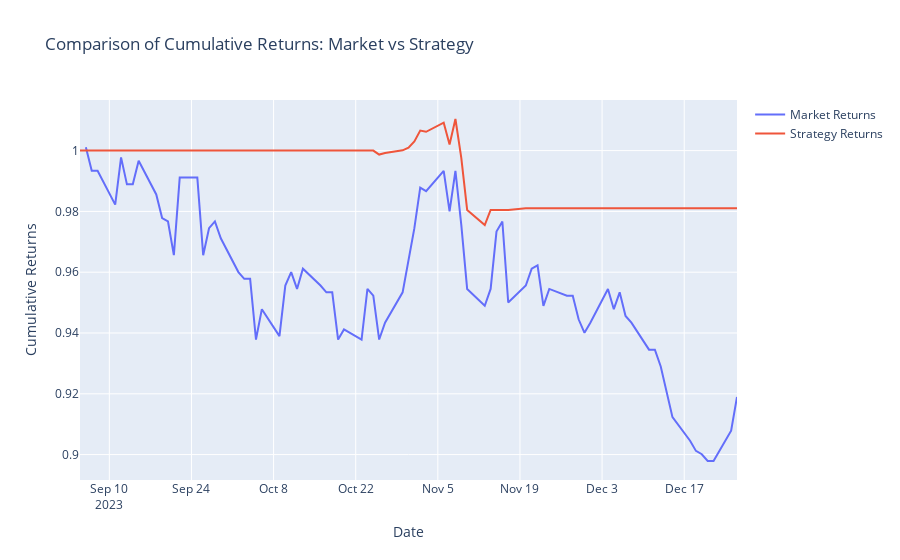

Write notebook code for a chart like this one.
### Code cell
import sys
sys.path.append("../Common")
from CommonBacktest import CommonBacktest

# initial_capital, shares_per_signal

backtest = CommonBacktest.backtest(data, 100000000, 100)
backtest.to_csv('data_out_backtest.csv')
